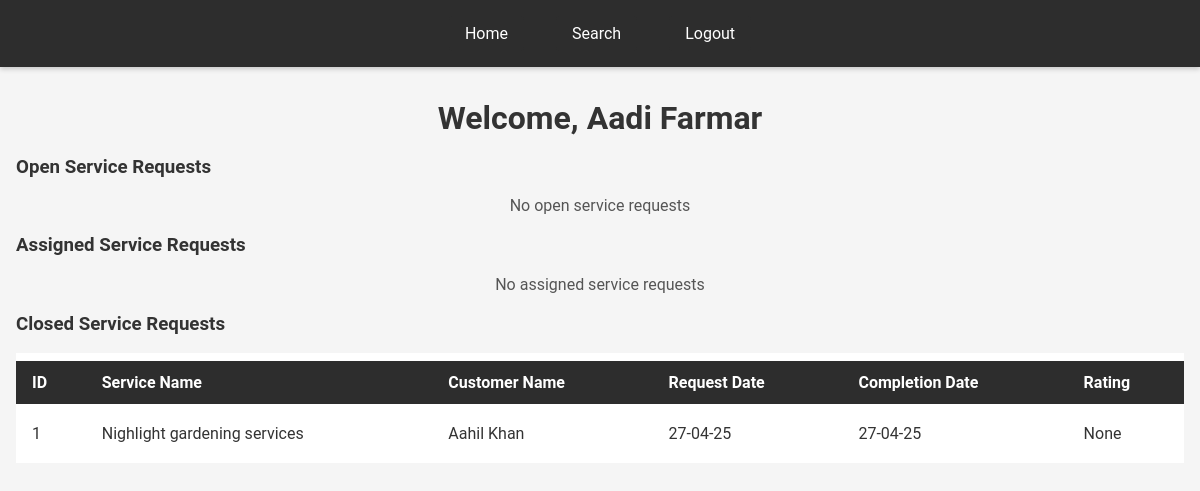
Before: /professional_dashboard/6 with the older database file.
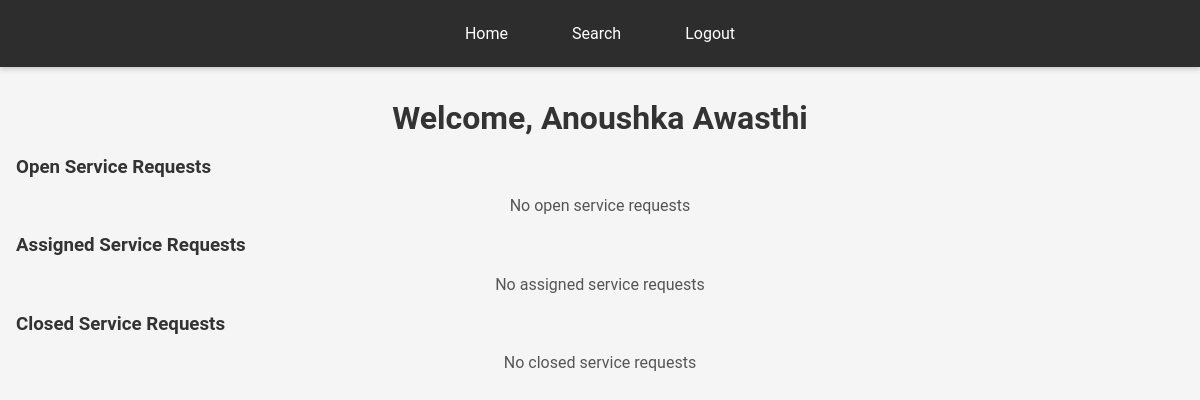
After: the same page with the newer database file.
### application/models.py (models this page shows)
class User(db.Model):
    __tablename__ = 'Users'
    id = db.Column(db.Integer, primary_key=True, autoincrement=True)
    email = db.Column(db.String, nullable=False, unique=True)
    password = db.Column(db.String, nullable=False)
    name = db.Column(db.String, nullable=False)
    role = db.Column(db.String, nullable=False)
    service_id = db.Column(db.Integer, db.ForeignKey('Services.id' , ondelete = 'CASCADE'), nullable=True)
    service_name = db.Column(db.String, nullable = True)
    service_category = db.Column(db.String, nullable = True)
    experience = db.Column(db.Integer, nullable=True)
    approval_status = db.Column(db.String, nullable=True)
    description = db.Column(db.String, nullable=True)
    contact = db.Column(db.Integer, nullable=True)
    address = db.Column(db.String, nullable=True)
    pincode = db.Column(db.Integer, nullable=True)
    __table_args__ = (
    db.CheckConstraint("role IN ('admin', 'customer', 'professional')"),
    )

class ServiceRequest(db.Model):
    __tablename__ = 'Services_requests'
    id = db.Column(db.Integer, primary_key=True, autoincrement=True)
    service_id = db.Column(db.Integer, db.ForeignKey('Services.id', ondelete = 'CASCADE'), nullable=False)
    customer_id = db.Column(db.Integer, db.ForeignKey('Users.id' , ondelete = 'CASCADE'), nullable=True)
    professional_id = db.Column(db.Integer, db.ForeignKey('Users.id' , ondelete = 'CASCADE'), nullable=True)
    professional_name = db.Column(db.String, nullable=True)
    date_of_request = db.Column(db.String, nullable=True)
    date_of_completion = db.Column(db.String, nullable=True)
    status = db.Column(db.String, default='requested')
    remarks = db.Column(db.String, nullable=True)
    rating = db.Column(db.Integer, nullable=True)
    __table_args__ = (
    db.CheckConstraint("status IN ('requested', 'assigned', 'closed')"),
    )

### app.py (the view)
@app.route("/professional_dashboard/<int:id>", methods=["GET", "POST"])
def professional_dashboard(id):
    user = User.query.filter_by(id=id).first()
    if user is None or user.role != "professional":
        return redirect("/login")
    open_service_requests = ServiceRequest.query.filter_by(status="requested").filter_by(professional_id=id).all()
    for request in open_service_requests:
        request.customer_name = User.query.filter_by(id=request.customer_id).first().name
        request.service_name = Service.query.filter_by(id=request.service_id).first().name
    assigned_service_requests = ServiceRequest.query.filter_by(status="assigned").filter_by(professional_id=id).all()
    for request in assigned_service_requests:
        request.customer_name = User.query.filter_by(id=request.customer_id).first().name
        request.service_name = Service.query.filter_by(id=request.service_id).first().name
    closed_service_requests = ServiceRequest.query.filter_by(status="closed").filter_by(professional_id=id).all()
    for request in closed_service_requests:
        request.customer_name = User.query.filter_by(id=request.customer_id).first().name
        request.service_name = Service.query.filter_by(id=request.service_id).first().name
    return render_template("professional_dashboard.html", user=user, open_service_requests=open_service_requests , assigned_service_requests=assigned_service_requests , closed_service_requests=closed_service_requests)

### templates/professional_dashboard.html (shortened to what the changed rows need)
<!DOCTYPE html>
<html lang="en">
<head>
    <link rel="stylesheet" href="/static/styles.css">
</head>
<body>
    <div class="container">
    {% if user.approval_status == "waiting" %}
        <h1>Please wait for approval</h1>
    {% elif user.approval_status == "rejected" %}
        <h1>Sorry, your profile has been rejected</h1>
    {% else %}
        <h1>Welcome, {{user.name}}</h1>
        <h3>Open Service Requests</h3>
        {% if open_service_requests %}
        <table>
            <thead>
                <tr>
                    <th>ID</th>
                    <th>Service Name</th>
                    <th>Customer Name</th>
                    <th>Request Date</th>
                    <th>Action</th>
                </tr>
            </thead>
            <tbody>
                {% for request in open_service_requests %}
                <tr>
                    <td>{{ request.id }}</td>
                    <td>{{ request.service_name }}</td>
                    <td>{{ request.customer_name }}</td>
                    <td>{{ request.date_of_request }}</td>
                    <td>
                        <button onclick="
                            fetch('/api/service_request/accept/{{ request.id }}' , {
                                method: 'PUT'
                            }).then(() => window.location.reload())
                        ">Accept</button> /
                        <button onclick="
                            fetch('/api/service_request/reject/{{ request.id }}' , {
                                method: 'PUT'
                            }).then(() => window.location.reload())
                        ">Reject</button>
                    </td>
                </tr>
                {% endfor %}
            </tbody>
        </table>
        {% else %}
        <p>No open service requests</p>
        {% endif %}
        <h3>Assigned Service Requests</h3>
        {% if assigned_service_requests %}
        <table>
            <thead>
                <tr>
                    <th>ID</th>
                    <th>Service Name</th>
                    <th>Customer Name</th>
                    <th>Request Date</th>
                    <th>Action</th>
                </tr>
            </thead>
            <tbody>
                {% for request in assigned_service_requests %}
                <tr>
                    <td>{{ request.id }}</td>
                    <td>{{ request.service_name }}</td>
                    <td>{{ request.customer_name }}</td>
                    <td>{{ request.date_of_request }}</td>
                    <td>
                        <button onclick="
                            fetch('/api/service_request/close/{{ request.id }}' , {
                                method: 'PUT'
                            }).then(() => window.location.reload())
                        ">Close</button>
                    </td>
                </tr>
                {% endfor %}
            </tbody>
        </table>
        {% else %}
        <p>No assigned service requests</p>
        {% endif %}
        <h3>Closed Service Requests</h3>
        {% if closed_service_requests %}
        <table>
            <thead>
                <tr>
                    <th>ID</th>
                    <th>Service Name</th>
                    <th>Customer Name</th>
                    <th>Request Date</th>
                    <th>Completion Date</th>
                    <th>Rating</th>
                </tr>
            </thead>
            <tbody>
                {% for request in closed_service_requests %}
                <tr>
                    <td>{{ request.id }}</td>
                    <td>{{ request.service_name }}</td>
                    <td>{{ request.customer_name }}</td>
                    <td>{{ request.date_of_request }}</td>
                    <td>{{ request.date_of_completion }}</td>
                    <td>{{ request.rating }}</td>
                </tr>
                {% endfor %}
            </tbody>
        </table>
        {% else %}
        <p>No closed service requests</p>
        {% endif %}
    {% endif %}
</div>
</body>
</html>

Changed rows visible on the page:
no longer on this page (row edited): ServiceRequest: id "1", service_name "Nighlight gardening services", customer_name "Aahil Khan", date_of_request "27-04-25", date_of_completion "27-04-25", rating "None"
changed User: name "Aadi Farmar" → "Anoushka Awasthi"
Other visible differences:
text no longer shown: "ID Service Name Customer Name Request Date Completion Date Rating"
text now shown: "No closed service requests"
